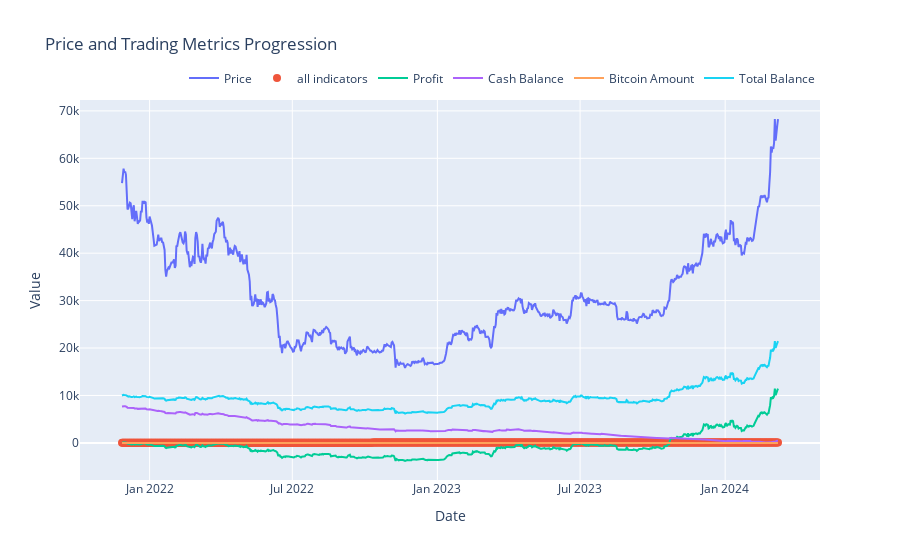

Notebook cell for this chart:
### Markdown cell above
### Plot

### Code cell
plot("all indicators", prices, indicator_values, profits, cash, bitcoin, total, Dates[start_idx:])

### Figure 1 — Plotly figure (JSON) as saved in the notebook; plotly's stock layout.template omitted (floating-point values rounded to 4 significant figures; data arrays with more than 128 entries replaced by an {"elided": "..."} marker saying what was removed)
{"data": [{"mode": "lines", "name": "Price", "type": "scatter", "x": {"elided": "833 str values"}, "y": {"elided": "833 float values"}}, {"marker": {"size": 8}, "mode": "markers", "name": "all indicators", "type": "scatter", "x": {"elided": "833 str values"}, "y": {"elided": "833 float values"}}, {"mode": "lines", "name": "Profit", "type": "scatter", "x": {"elided": "833 str values"}, "y": {"elided": "833 float values"}}, {"mode": "lines", "name": "Cash Balance", "type": "scatter", "x": {"elided": "833 str values"}, "y": {"elided": "833 float values"}}, {"mode": "lines", "name": "Bitcoin Amount", "type": "scatter", "x": {"elided": "833 str values"}, "y": {"elided": "833 float values"}}, {"mode": "lines", "name": "Total Balance", "type": "scatter", "x": {"elided": "833 str values"}, "y": {"elided": "833 float values"}}], "layout": {"hovermode": "x unified", "legend": {"orientation": "h", "x": 1, "xanchor": "right", "y": 1.02, "yanchor": "bottom"}, "title": {"text": "Price and Trading Metrics Progression"}, "xaxis": {"title": {"text": "Date"}}, "yaxis": {"title": {"text": "Value"}}}}
